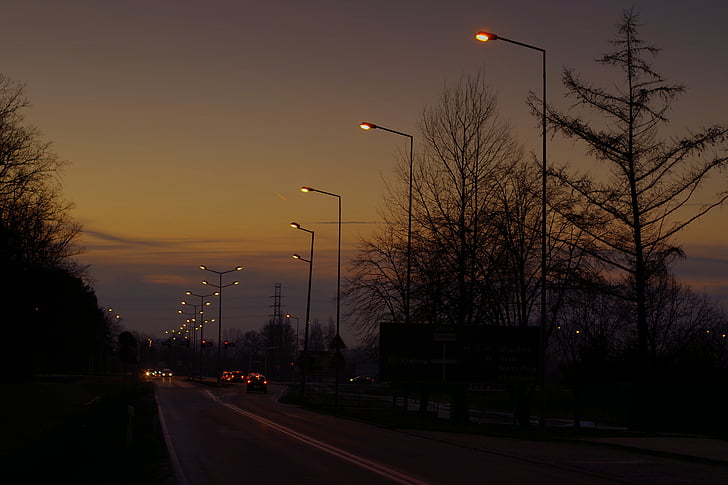
#> input picture HMWK_1/sunsetDrive.jpg, 728 x 485 px
$ jupyter execute Homework1.ipynb
#> lines starting #> are read from the running program, lines starting #| are printed output that depends on the picture; after the words box and inside, x2 and y2 are one past the last pixel; in counts of white or black regions, pixels touching at a corner belong together
[cell 1]
import cv2 as cv
import numpy as np
from scipy.signal import convolve2d
import matplotlib.pyplot as plt

<hr />

### ⦿ Enhancing

[cell 2]
imgRaw = cv.imread("sunsetDrive.jpg")
#> imgRaw is the input picture: shape (485, 728, 3); mean B, G, R 35.8, 45.5, 60.7

Changes the channels so they are in the same order as the original image

[cell 3]
imgOriginal = cv.cvtColor(imgRaw, cv.COLOR_BGR2RGB)

Function for easier plotting of the image and its respective intensity histogram

[cell 4]
def plotImageWithIntensityHist(image, title):

#> called with title = 'Original Unaltered Image'
    hist, bins = np.histogram(image.flatten(), 256, [0, 256])
#> hist = 256 values, max 69155 at index 1, min 1 at index 251, mean 4137.7; bins = 257 values from 0 to 256

    cdf = hist.cumsum()
#> cdf = 256 values from 43579 to 1059240
    cdfNorm = cdf * float(hist.max()) / cdf.max()
#> cdfNorm = 256 values from 2845.2 to 69155

    fig, ax = plt.subplots(1, 2, figsize=(12.5,5))

    ax[0].imshow(image)

    ax[1].plot(cdfNorm)
    ax[1].hist(image.flatten(), 256, [0, 256])
    ax[1].legend(("CDF", "Histogram"), loc = "upper left")

    fig.suptitle(title)
    plt.tight_layout()
    plt.show()
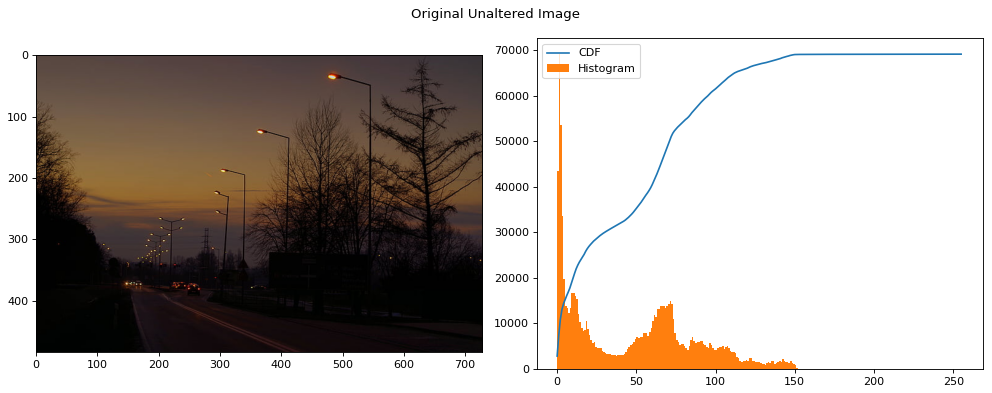
#> figure drawn by matplotlib, 2 panels; panel 2: tallest bar 69155 high, from x = 1 to 2; panel 2: curve peaks at x = 255, y = 69155

[cell 5]
plotImageWithIntensityHist(imgOriginal, "Original Unaltered Image")

#### ◙ ◙ Histogram Equalization

##### Independent Equalization on All Channels

[cell 6]
rgbChannels = cv.split(imgOriginal)

rgbChannelsEqualized = [cv.equalizeHist(ch) for ch in rgbChannels]
#> rgbChannelsEqualized = 3 items
imgOriginal_Equalized = cv.merge(rgbChannelsEqualized)
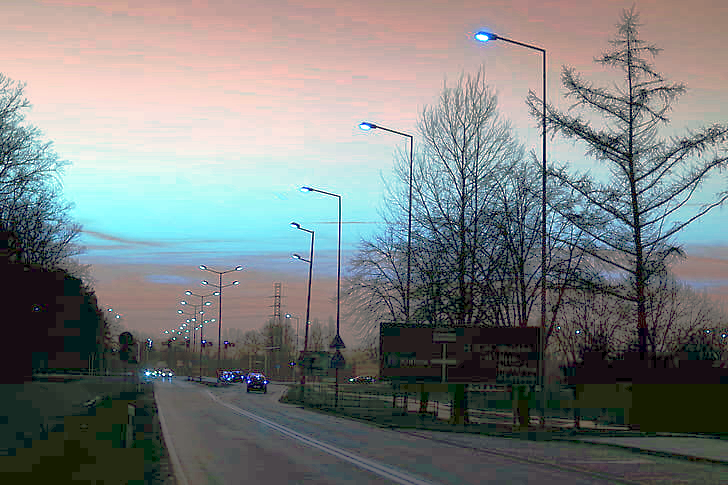
#> imgOriginal_Equalized: shape (485, 728, 3); mean of channels 0, 1, 2 125.3, 126, 122.3; drawn as B, G, R

[cell 7]
plotImageWithIntensityHist(imgOriginal_Equalized, "RBG Independent Hist Equalized")

##### Equalization on V Channel

[cell 8]
imgHSV = cv.cvtColor(imgRaw, cv.COLOR_BGR2HSV)
#> imgHSV: shape (485, 728, 3); mean H, S, V 48.2, 112.4, 60.8

[cell 9]
h, s, v = cv.split(imgHSV)
vEqualized = cv.equalizeHist(v)
imgHSV = cv.merge([h, s, vEqualized])
#> imgHSV: shape (485, 728, 3); mean H, S, V 48.2, 112.4, 128.6
imgEqualized_vChannel = cv.cvtColor(imgHSV, cv.COLOR_HSV2RGB)
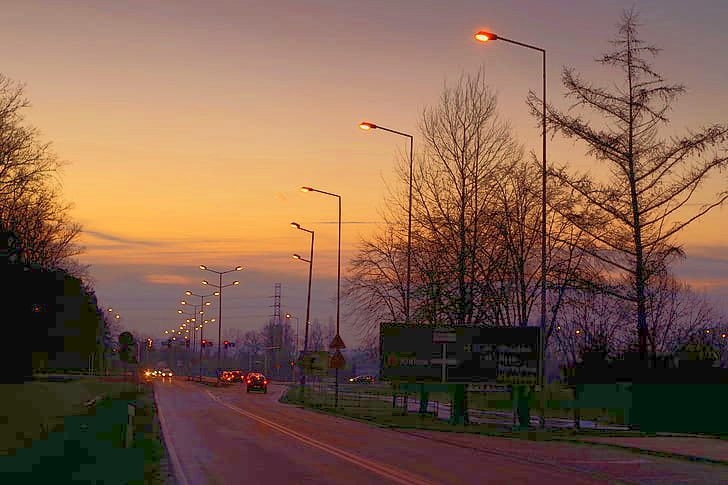
#> imgEqualized_vChannel: shape (485, 728, 3); mean R, G, B 126.9, 94.7, 76

[cell 10]
plotImageWithIntensityHist(imgEqualized_vChannel, "HSV V-channel Hist Equalized")

#### ◙ ◙ Gamma Enhancing

##### Low Intensity Areas (gamma > 1)

[cell 11]
gamma = 2
table = np.array([(i / 255.0) ** (1 / gamma) * 255 for i in range(256)]).astype("uint8")

imgOriginal_LowIntEnhanced =  cv.LUT(imgOriginal, table)
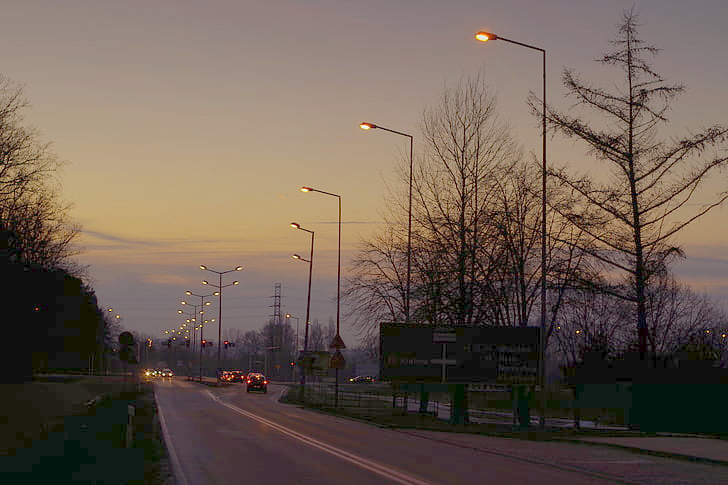
#> imgOriginal_LowIntEnhanced: shape (485, 728, 3); mean R, G, B 108.3, 93.2, 82.7

[cell 12]
plotImageWithIntensityHist(imgOriginal_LowIntEnhanced, "Low Intensity Areas Enhanced with Gamma Correction")

##### High Intensity Areas (gamma \< 1)

[cell 13]
gamma = 0.5
table = np.array([(i / 255.0) ** (1 / gamma) * 255 for i in range(256)]).astype("uint8")

imgOriginal_HighIntEnhanced =  cv.LUT(imgOriginal, table)
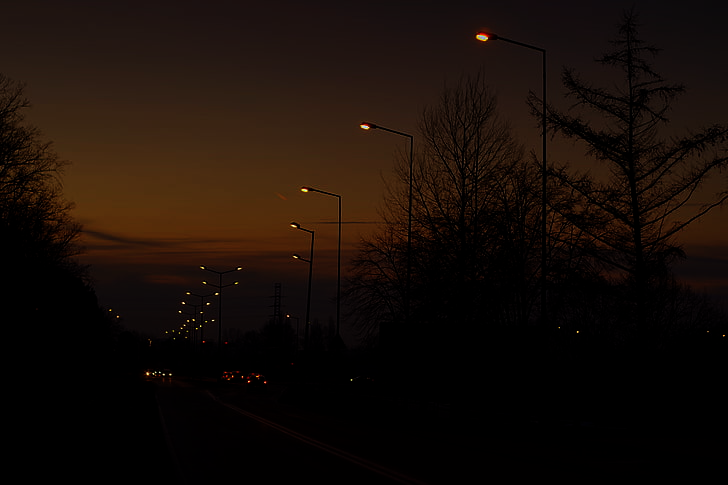
#> imgOriginal_HighIntEnhanced: shape (485, 728, 3); mean R, G, B 23.1, 13.3, 7.7

[cell 14]
plotImageWithIntensityHist(imgOriginal_HighIntEnhanced, "High Intensity Areas Enhanced with Gamma Correction")

<hr />

### ⦿ Edge Detection

[cell 15]
imgRaw = cv.imread("mclovin.jpg")
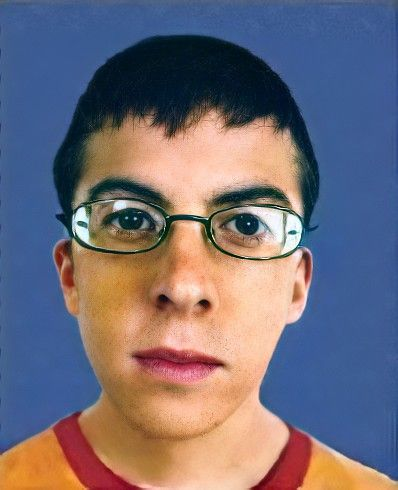
#> input picture HMWK_1/mclovin.jpg, 398 x 490 px
#> imgRaw is the input picture: shape (490, 398, 3); mean B, G, R 119.1, 108.4, 115.4

Changes the channels so they are in the same order as the original image

[cell 16]
imgOriginal = cv.cvtColor(imgRaw, cv.COLOR_BGR2RGB)
#> imgOriginal: shape (490, 398, 3)

[cell 17]
imgGrayscale = cv.cvtColor(imgOriginal, cv.COLOR_RGB2GRAY)
plt.imshow(imgGrayscale, cmap="gray")
plt.show()

#### ◙ ◙ Computation of the Gradient of Grayscale

Gradient is computed using Sobel Operator

[cell 18]
gradHorizontal = cv.Sobel(imgGrayscale, cv.CV_64F, 1, 0, ksize=5)
gradVertical = cv.Sobel(imgGrayscale, cv.CV_64F, 0, 1, ksize=5)
gradBoth = cv.Sobel(imgGrayscale, cv.CV_64F, 1, 1, ksize=5)

gradEdgesDetected = np.abs(gradHorizontal) + np.abs(gradVertical)

[cell 19]
fig, ax = plt.subplots(1, 3, figsize=(12, 5))
fig.suptitle("Gradient Detection of Edges")

ax[0].imshow(gradHorizontal, cmap="gray")
ax[0].set_title("Horizontal")

ax[1].imshow(gradVertical, cmap="gray")
ax[1].set_title("Vertical")

ax[2].imshow(gradBoth, cmap="gray")
ax[2].set_title("Both Vertical and Horizontal")

plt.tight_layout()
plt.show()

Magnitude and angle are determined based on the gradient

[cell 20]
magnitude = cv.magnitude(gradHorizontal, gradVertical)
magnitude = cv.normalize(magnitude, None, 0, 255, cv.NORM_MINMAX)
magnitude = magnitude.astype(np.uint8)

angle = cv.phase(gradHorizontal, gradVertical, angleInDegrees=True)
angle = cv.normalize(angle, None, 0, 255, cv.NORM_MINMAX)
angle = angle.astype(np.uint8)

[cell 21]
r = magnitude
g = imgGrayscale
b = angle

gradCreatedImg = cv.merge((r,g,b))
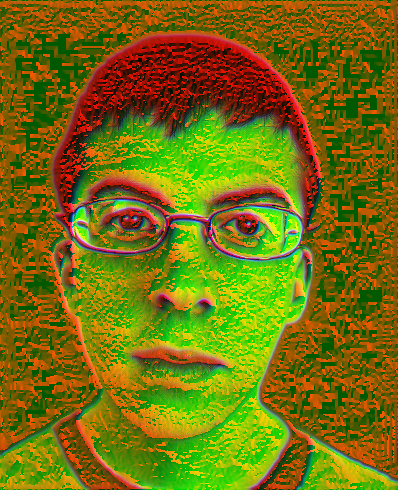
#> gradCreatedImg: shape (490, 398, 3); mean of channels 0, 1, 2 12.3, 111.7, 116.8; drawn as B, G, R

[cell 22]
fig, ax = plt.subplots(1, 2, figsize=(10, 5))
fig.suptitle("Gradient Edge Detection")

ax[0].imshow(gradEdgesDetected, cmap="gray")
ax[0].set_title("Detected Edges")

ax[1].imshow(gradCreatedImg)
ax[1].set_title("RGB Depiction")

plt.tight_layout()
plt.show()

#### ◙ ◙ Localization of Edges using Laplacian (Zero-Crossing)

The kernel and threshold are the same as those used in class

[cell 23]
kernel = np.array([[0, -1, 0], [-1, 4, -1], [0, -1, 0]]) / 4.0
threshold = 2 * np.sqrt(np.var(gradEdgesDetected.flatten()))
#> threshold = 2155.7

laplacian = convolve2d(imgGrayscale, kernel, mode="same")

[cell 24]
plt.imshow(laplacian, cmap="gray")
plt.title("Laplacian Edge Detection")
plt.show()

[cell 25]
zeroCrossingImg = np.abs(laplacian) < 0.05 * threshold
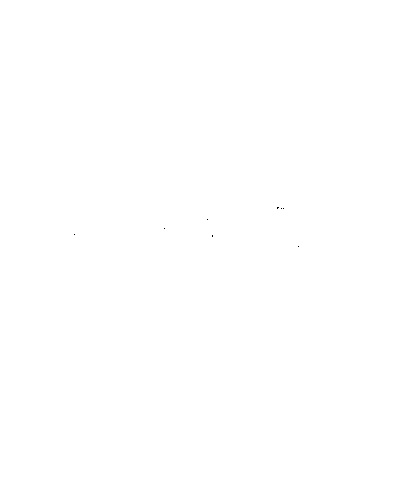
#> zeroCrossingImg: shape (490, 398) bool; 100% white; black in thin lines or dots, all inside (x1, y1, x2, y2) = (74, 207, 299, 247)
zeroCrossingAtSobel = np.multiply(zeroCrossingImg, gradEdgesDetected > threshold)
#> zeroCrossingAtSobel: shape (490, 398) bool; 7% white; 138 white regions (101 under 20 px), largest, box (x1, y1, x2, y2) and area: (52, 34, 320, 490) 8016, (130, 344, 230, 374) 587, (225, 210, 274, 241) 491

plt.imshow(zeroCrossingAtSobel, cmap="gray")
plt.title("Zero-Crossing Points Edge Detection")
plt.show()

#### ◙ ◙ Computation of the Canny Edges

[cell 26]
def computeCannyEdges(image, sigma):
#> called with sigma = 0.5
    smoothedImg = cv.GaussianBlur(image, (0, 0), sigma)
    edges = cv.Canny(smoothedImg, 50, 150)
#> edges: shape (490, 398); 5% white in thin lines or dots
    return edges

[cell 27]
sigmas = [0.5, 1.25, 2]
images_cannyEdges = [computeCannyEdges(imgGrayscale, sigma) for sigma in sigmas]
#> in computeCannyEdges (call 2), `edges = cv.Canny(smoothedImg, 50, 150)`: edges: shape (490, 398); 2.7% white in thin lines or dots
#> call 3 of computeCannyEdges, with sigma = 2
#> in computeCannyEdges (call 3), `smoothedImg = cv.GaussianBlur(image, (0, 0), sigma)`:
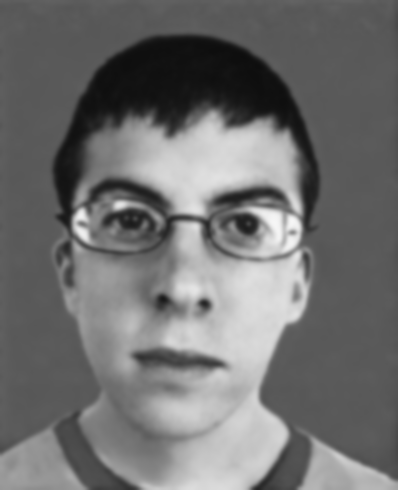
#> smoothedImg: shape (490, 398); min 13, max 246, mean 111.7
#> in computeCannyEdges (call 3), `edges = cv.Canny(smoothedImg, 50, 150)`:
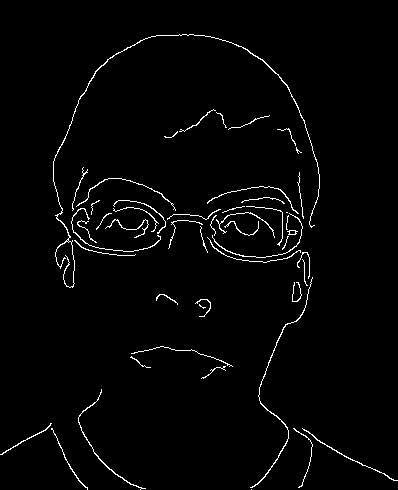
#> edges: shape (490, 398); 2.1% white in thin lines or dots
#> images_cannyEdges = 3 items

[cell 28]
fig, ax = plt.subplots(1, 3, figsize=(15, 5))
for i, (sigma, edges) in enumerate(zip(sigmas, images_cannyEdges)):
    ax[i].set_title(f"Sigma = {sigma}")
    ax[i].imshow(edges, cmap="gray")
#> this loop made 3 passes
#> sigma on passes 1 to 3: 0.5, 1.25, 2

plt.suptitle("Canny Edge Detection")
plt.tight_layout()
plt.show()
